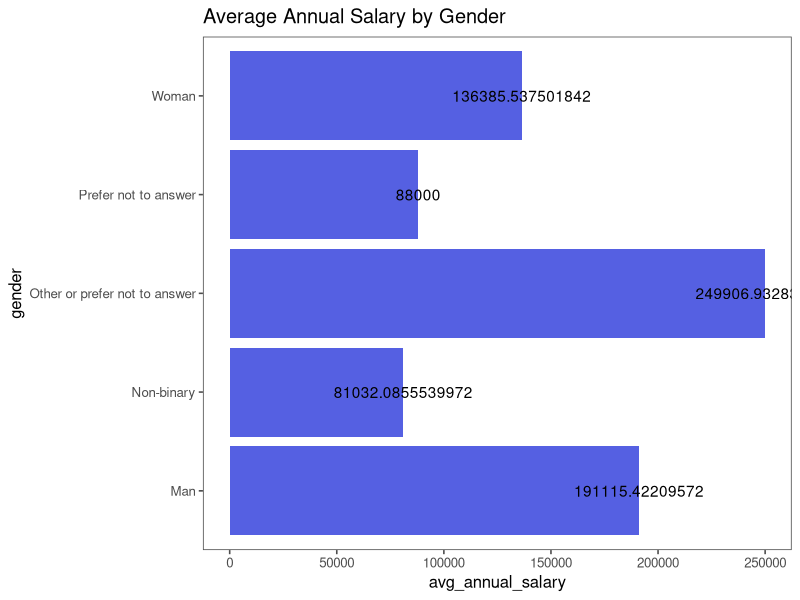

Write the R code that produced this figure.
# Week 3 data viz assignment code

# Load Packages

library(tidyverse)
library(scales)
library(ggthemes)

# Import Data 

survey <- read_csv("survey.csv")
view(survey)

# Initial analysis

# I know this doesn't fully make sense on a real level because salaries are given in different currencies but I thought it'd be OK for now

survey |> 
  glimpse()

avg_annual_salary_by_gender <- survey |> 
  drop_na(gender) |> 
  drop_na(annual_salary) |> 
  group_by(gender) |> 
  summarize(avg_annual_salary = mean(annual_salary),
            n = n()) |> 
  arrange(avg_annual_salary) |> 
  view()

survey |> 
  drop_na(gender) |> 
  drop_na(industry) |> 
  group_by(gender) |> 
  summarize(industry) |> 
  view()

# Mapping average annual salary by gender 

ggplot(data = avg_annual_salary_by_gender,
       mapping = aes(x = avg_annual_salary,
                     y = gender, 
                     label = avg_annual_salary)) + 
  geom_col(fill = "#5560e2") +
  geom_text(hjust = 0.5) + 
  theme_minimal() +
  labs(title = "Average Annual Salary by Gender") +
  theme_few()
